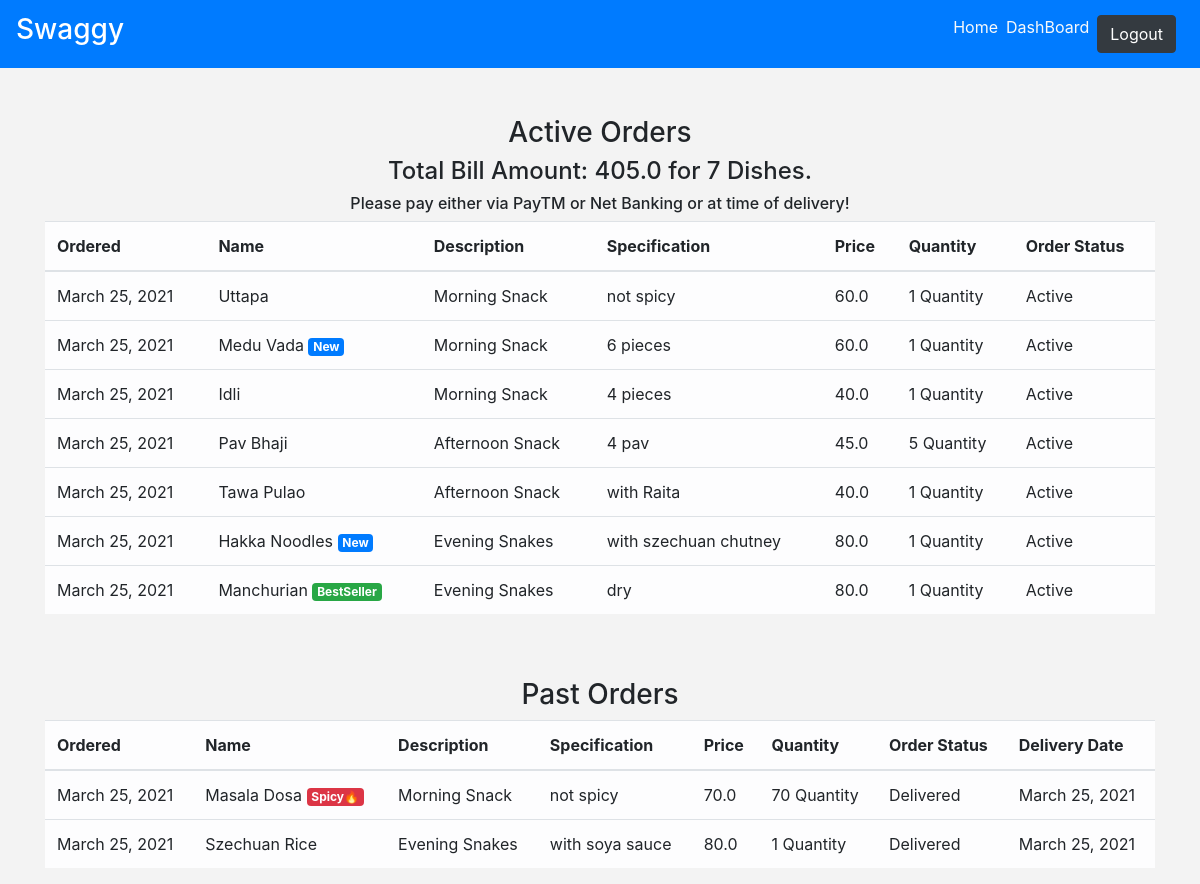
The page /order_details/ (signed in) on the database as committed earlier.
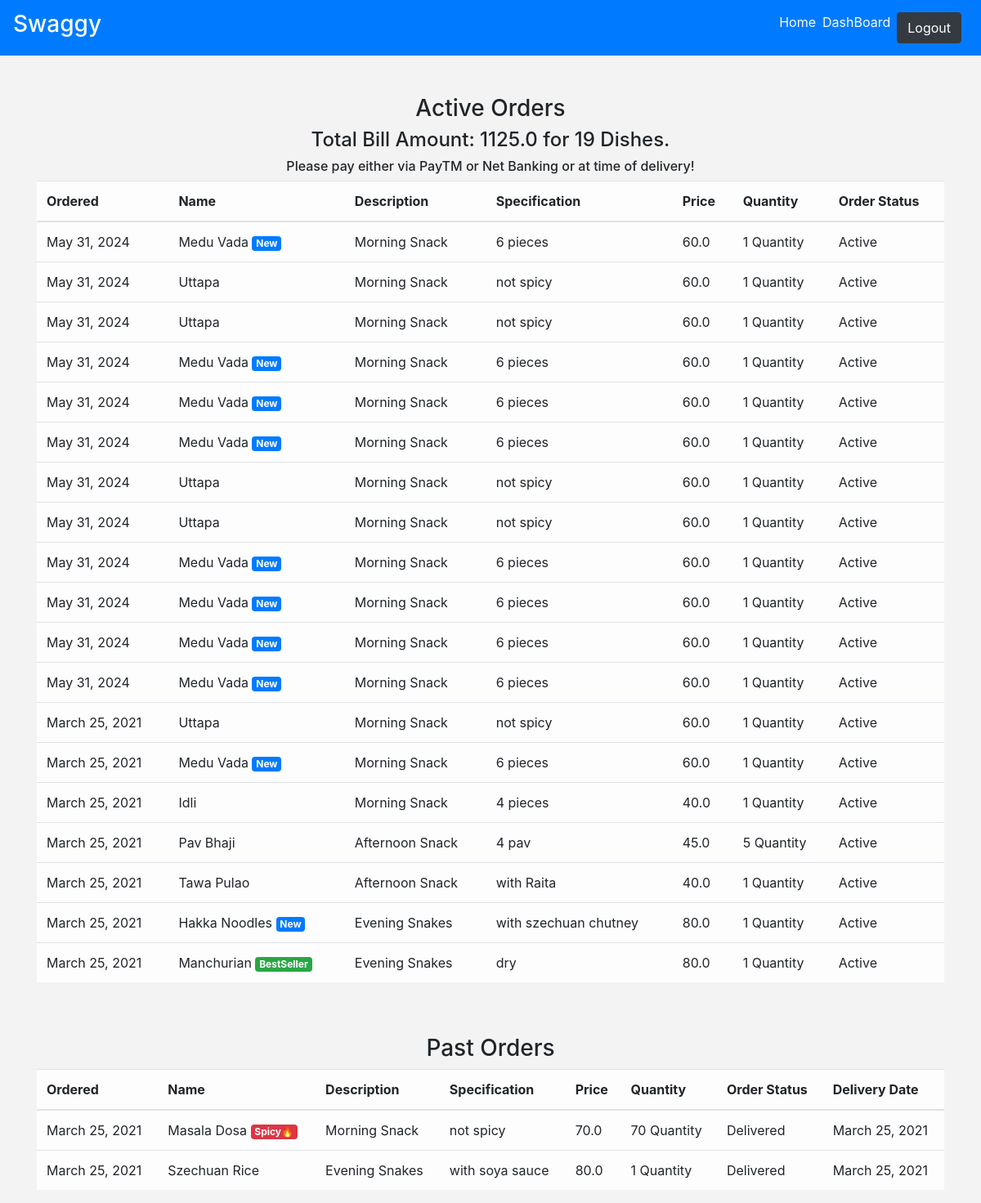
The same page on the database as committed later.
### main/models.py (models this page shows, shortened)
class CartItems(models.Model):
    ORDER_STATUS = (
        ('Active', 'Active'),
        ('Delivered', 'Delivered')
    )
    user = models.ForeignKey(User, on_delete=models.CASCADE)
    item = models.ForeignKey(Item, on_delete=models.CASCADE)
    ordered = models.BooleanField(default=False)
    quantity = models.IntegerField(default=1)
    ordered_date = models.DateField(default=timezone.now)
    status = models.CharField(max_length=20, choices=ORDER_STATUS, default='Active')
    delivery_date = models.DateField(default=timezone.now)
    class Meta:
        verbose_name = 'Cart Item'
        verbose_name_plural = 'Cart Items'

class Item(models.Model):
    LABELS = (
        ('BestSeller', 'BestSeller'),
        ('New', 'New'),
        ('Spicy🔥', 'Spicy🔥'),
    )
    LABEL_COLOUR = (
        ('danger', 'danger'),
        ('success', 'success'),
        ('primary', 'primary'),
        ('info', 'info')
    )
    title = models.CharField(max_length=150)
    description = models.CharField(max_length=250,blank=True)
    price = models.FloatField()
    pieces = models.IntegerField(default=6)
    instructions = models.CharField(max_length=250,default="Jain Option Available")
    image = models.ImageField(default='default.png', upload_to='images/')
    labels = models.CharField(max_length=25, choices=LABELS, blank=True)
    label_colour = models.CharField(max_length=15, choices=LABEL_COLOUR, blank=True)
    slug = models.SlugField(default="sushi_name")
    category = models.ForeignKey(Category, on_delete=models.CASCADE, null=True)
    created_by = models.ForeignKey(User, on_delete=models.CASCADE)

### main/views.py (the view)
# urls.py: path('order_details/', views.order_details, name='order_details'),
@login_required
def order_details(request):
    items = CartItems.objects.filter(user=request.user, ordered=True,status="Active").order_by('-ordered_date')
    cart_items = CartItems.objects.filter(user=request.user, ordered=True,status="Delivered").order_by('-ordered_date')
    bill = items.aggregate(Sum('item__price'))
    number = items.aggregate(Sum('quantity'))
    pieces = items.aggregate(Sum('item__pieces'))
    total = bill.get("item__price__sum")
    count = number.get("quantity__sum")
    total_pieces = pieces.get("item__pieces__sum")
    context = {
        'items':items,
        'cart_items':cart_items,
        'total': total,
        'count': count,
        'total_pieces': total_pieces
    }
    return render(request, 'main/order_details.html', context)

### main/templatetags/get_group.py (called while the page is built)
@register.filter(name='has_group')
def has_group(user, group_name):
    return user.groups.filter(name=group_name).exists()

### main/templates/main/order_details.html
{% extends "main/layout.html" %}
{% block content %}
<div class="cart">
    <div class="container">
        <div class="row">
            <div class="col-sm-12 mt-5">
                <h3 class="text-center">Active Orders</h3>
                {% if items %}
                <h4 class="text-center">Total Bill Amount: {{total}} for {{ count }} Dishes.</h4>
                <h6 class="text-center">Please pay either via PayTM or Net Banking or at time of delivery!</h6>
                <div class="table-responsive">
                    <table class="table table-light">
                        <thead>
                        <tr>
                            <th scope="col">Ordered</th>
                            <th scope="col">Name</th>
                            <th scope="col">Description</th>
                            <th scope="col">Specification</th>
                            <th scope="col">Price</th>
                            <th scope="col">Quantity</th>
                            <th scope="col">Order Status</th>
                        </tr>
                        </thead>
                        <tbody>
                            {% for item_active in items %}
                        <tr>
                            <td>{{ item_active.ordered_date }}</td>
                            <td>{{ item_active.item.title }} <span class="badge badge-{{ item_active.item.label_colour }}">{{ item_active.item.labels }}</span></td>
                            <td>{{ item_active.item.description }}</td>
                            <td>{{ item_active.item.instructions }}</td>
                            <td>{{ item_active.item.price }}</td>
                            <td>{{ item_active.item.pieces }} Quantity</td>
                            <td>{{ item_active.status }}</td>
                        </tr>
                            {% endfor %}
                        </tbody>
                    </table>
                </div>
                {% else %}
                <h4 class="text-center">Sorry, you have not ordered any item yet!!!</h4>
                {% endif %}
            </div>
        </div>
        <div class="row">
            <div class="col-sm-12 mt-5">
                <h3 class="text-center">Past Orders</h3>
                {% if cart_items %}
                <div class="table-responsive">
                    <table class="table table-light">
                        <thead>
                        <tr>
                            <th scope="col">Ordered</th>
                            <th scope="col">Name</th>
                            <th scope="col">Description</th>
                            <th scope="col">Specification</th>
                            <th scope="col">Price</th>
                            <th scope="col">Quantity</th>
                            <th scope="col">Order Status</th>
                            <th scope="col">Delivery Date</th>
                        </tr>
                        </thead>
                        <tbody>
                            {% for cart in cart_items %}
                        <tr>
                            <td>{{ cart.ordered_date }}</td>
                            <td>{{ cart.item.title }} <span class="badge badge-{{ cart.item.label_colour }}">{{ cart.item.labels }}</span></td>
                            <td>{{ cart.item.description }}</td>
                            <td>{{ cart.item.instructions }}</td>
                            <td>{{ cart.item.price }}</td>
                            <td>{{ cart.item.pieces }} Quantity</td>
                            <td>{{ cart.status }}</td>
                            <td>{{ cart.delivery_date }}</td>
                        </tr>
                            {% endfor %}
                        </tbody>
                    </table>
                </div>
                {% else %}
                <h4 class="text-center">Sorry, you have not ordered any item yet!!!</h4>
                {% endif %}
            </div>
        </div>
    </div>
</div>
{% endblock content %}

### main/templates/main/layout.html (shortened to what this page needs)
{% load get_group %}
{% load static %}
<!DOCTYPE html>
<html lang="en">
<head>
    <link rel="stylesheet" href="https://maxcdn.bootstrapcdn.com/bootstrap/4.0.0/css/bootstrap.min.css">
    <link rel="stylesheet" type="text/css" href="{% static 'main/styles.css' %}">
</head>
<body>
    <nav class="navbar navbar-expand-md navbar-dark bg-primary">
        <a class="navbar-brand" href="/"><h3>Swaggy</h3></a>
        <div class="collapse navbar-collapse" id="navbarNav">
            <ul class="navbar-nav ml-auto">
                    <li><a href="{% url 'main:home' %}" class="mr-2 text-light">Home</a></li>
                    {% if user.is_authenticated %}
                        {% if request.user|has_group:"admin_owner" %}
                            <li><a href="{% url 'main:admin_dashboard' %}" class="mr-2 text-light">DashBoard</a></li>
                            <li>
                                <form class="logout-link" action="{% url 'accounts:logout' %}" method="post">
                                    <button type="submit" class="btn btn-dark text-white mr-2">
                                        Logout
                                    </button>
                                </form>
                            </li>
                        {% endif %}
                    {% else %}
                        <li><a href="{% url 'accounts:login' %}" class="mr-2 text-light">Login</a></li>
                        <li><a href="{% url 'accounts:signup' %}" class="mr-2 text-light">SignUp</a></li>
                    {% endif %}
            </ul>
        </div>
    </nav>
    <main role="main">
        {% block content %}{% endblock %}
    </main>
</body>
</html>

### main/static/main/styles.css (style rules this page uses)
html, body { background-color: #F3F3F3; height: 100%; margin: 0; padding: 0; }

Rows that differ between the two databases and show on the page:
now on this page (row edited): CartItems: ordered_date "May 31, 2024", item "Medu Vada", item.labels "New", item.description "Morning Snack", item.instructions "6 pieces", item.price "60.0", item.pieces "1", status "Active", shown under "Please pay either via PayTM or Net Banking or at time of delivery!"
now on this page (row edited): CartItems: ordered_date "May 31, 2024", item "Uttapa", item.description "Morning Snack", item.instructions "not spicy", item.price "60.0", item.pieces "1", status "Active", shown under "Please pay either via PayTM or Net Banking or at time of delivery!"
added CartItems: ordered_date "May 31, 2024", item "Uttapa", item.description "Morning Snack", item.instructions "not spicy", item.price "60.0", item.pieces "1", status "Active", shown under "Please pay either via PayTM or Net Banking or at time of delivery!"
added CartItems: ordered_date "May 31, 2024", item "Medu Vada", item.labels "New", item.description "Morning Snack", item.instructions "6 pieces", item.price "60.0", item.pieces "1", status "Active", shown under "Please pay either via PayTM or Net Banking or at time of delivery!"
added CartItems: ordered_date "May 31, 2024", item "Medu Vada", item.labels "New", item.description "Morning Snack", item.instructions "6 pieces", item.price "60.0", item.pieces "1", status "Active", shown under "Please pay either via PayTM or Net Banking or at time of delivery!"
added CartItems: ordered_date "May 31, 2024", item "Medu Vada", item.labels "New", item.description "Morning Snack", item.instructions "6 pieces", item.price "60.0", item.pieces "1", status "Active", shown under "Please pay either via PayTM or Net Banking or at time of delivery!"
added CartItems: ordered_date "May 31, 2024", item "Uttapa", item.description "Morning Snack", item.instructions "not spicy", item.price "60.0", item.pieces "1", status "Active", shown under "Please pay either via PayTM or Net Banking or at time of delivery!"
added CartItems: ordered_date "May 31, 2024", item "Uttapa", item.description "Morning Snack", item.instructions "not spicy", item.price "60.0", item.pieces "1", status "Active", shown under "Please pay either via PayTM or Net Banking or at time of delivery!"
added CartItems: ordered_date "May 31, 2024", item "Medu Vada", item.labels "New", item.description "Morning Snack", item.instructions "6 pieces", item.price "60.0", item.pieces "1", status "Active", shown under "Please pay either via PayTM or Net Banking or at time of delivery!"
added CartItems: ordered_date "May 31, 2024", item "Medu Vada", item.labels "New", item.description "Morning Snack", item.instructions "6 pieces", item.price "60.0", item.pieces "1", status "Active", shown under "Please pay either via PayTM or Net Banking or at time of delivery!"
added CartItems: ordered_date "May 31, 2024", item "Medu Vada", item.labels "New", item.description "Morning Snack", item.instructions "6 pieces", item.price "60.0", item.pieces "1", status "Active", shown under "Please pay either via PayTM or Net Banking or at time of delivery!"
added CartItems: ordered_date "May 31, 2024", item "Medu Vada", item.labels "New", item.description "Morning Snack", item.instructions "6 pieces", item.price "60.0", item.pieces "1", status "Active", shown under "Please pay either via PayTM or Net Banking or at time of delivery!"
Other text that changed with them:
{{ total }}: "405.0" → "1125.0"
{{ count }}: "7" → "19"
